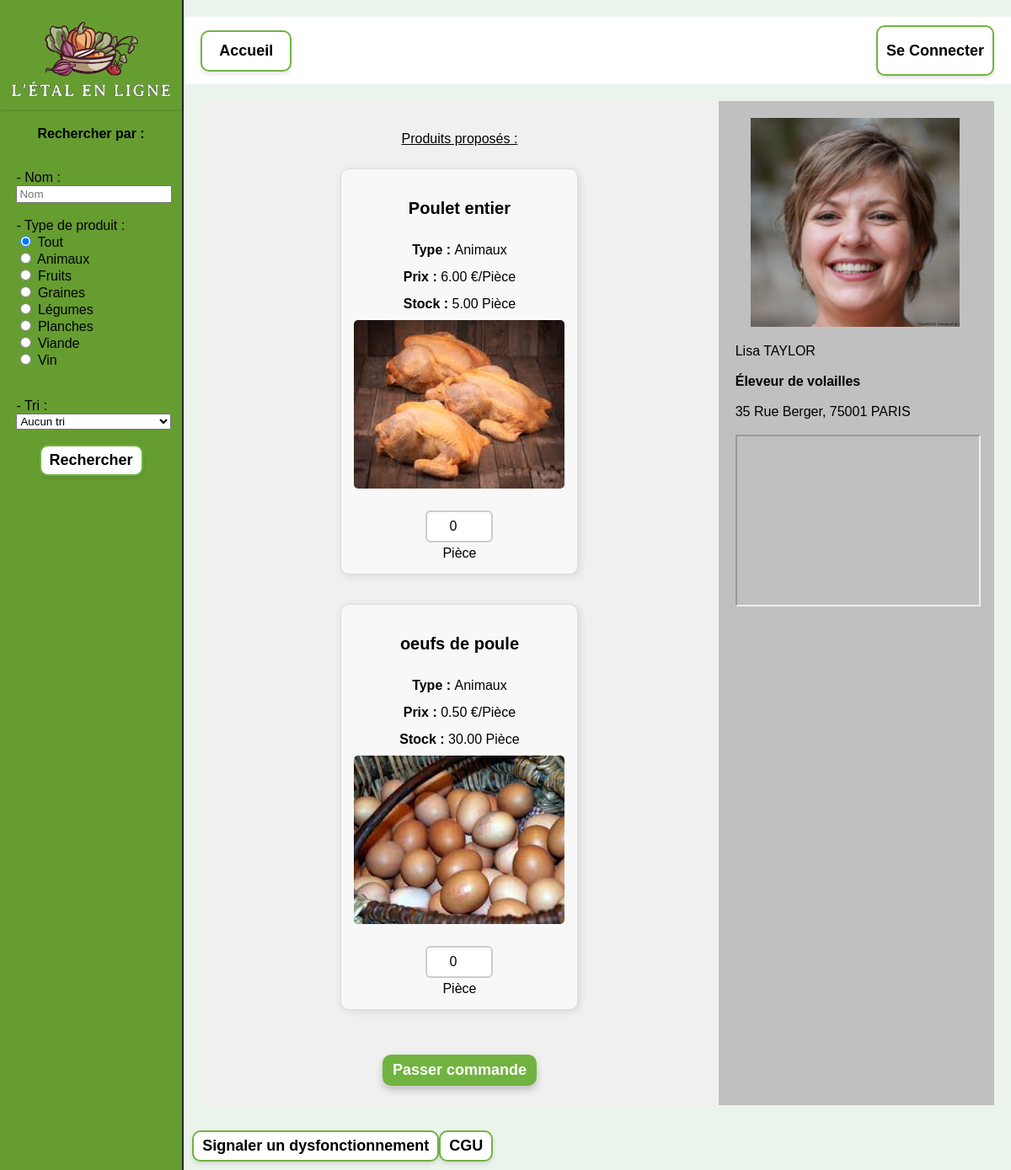
The app's page /producteur.php?Id_Prod=9 with its own data.
### tables this page shows
CREATE TABLE PRODUCTEUR(
   Id_Prod INT,
   Id_Uti INT NOT NULL,
   Prof_Prod VARCHAR(50),
   PRIMARY KEY(Id_Prod),
   UNIQUE(Id_Uti),
   FOREIGN KEY(Id_Uti) REFERENCES UTILISATEUR(Id_Uti)
);

CREATE TABLE UTILISATEUR(
   Id_Uti INT,
   Prenom_Uti VARCHAR(50) NOT NULL,
   Nom_Uti VARCHAR(50) NOT NULL,
   Mail_Uti VARCHAR(50) NOT NULL,
   Adr_Uti VARCHAR(200) NOT NULL,
   Pwd_Uti VARCHAR(50) NOT NULL,
   PRIMARY KEY(Id_Uti),
   UNIQUE(Mail_Uti)
);

### languages/language_fr.php (called while the page is built, shortened)
<?php
$htmlRechercherPar = "Rechercher par : ";
$htmlTri="- Tri : ";
$htmlRechercher="Rechercher";
$htmlAccueil="Accueil";
$htmlSeConnecter="Se Connecter";
$htmlSignalerDys="Signaler un dysfonctionnement";
$htmlCGU="CGU";
$htmlTiretNom="- Nom : ";
$htmlNom="Nom";
$htmlLégumes="Légumes";
$htmlAucunTri="Aucun tri";
$htmlProduitsProposesDeuxPoints="Produits proposés : ";
$htmlImgProducteur="Image producteur";
$htmlPasserCommande="Passer commande";
$htmlImageNonFournie = "Image non fournie";
$htmlMaxStock = "Stock max";
$htmlTout = "Tout";
$htmlAnimaux = "Animaux";
$htmlFruits = "Fruits";
$htmlGraines = "Graines";
$htmlPlanches = "Planches";
$htmlViande = "Viande";
$htmlVin = "Vin";
$typeProduitsTrad = [
    "Animaux" => "Animaux",
    "Fruits" => "Fruits",
    "Graines" => "Graines",
    "Légumes" => "Légumes",
    "Planches" => "Planches",
    "Viande" => "Viande",
    "Vin" => "Vin"
];
$htmlLeKilo = "le kilo";
$htmlLaPiece = "la pièce";
$htmlKg = "Kg";
$htmlL = "L";
$htmlM2 = "m²";
$htmlPiece = "Pièce";
$htmlPrix = "Prix : ";
$htmlTypeDeuxPoints = "Type : ";
$htmlStockDeuxPoints = "Stock : ";
?>

### producteur.php (the view, shortened to what this page needs)
<!DOCTYPE html>
<html lang="fr">
<head>
    <?php
    require "language.php";
    ?>
    <link rel="stylesheet" type="text/css" href="css/style_general.css">
    <link rel="stylesheet" type="text/css" href="css/popup.css">
</head>
<body>
    <?php
    function dbConnect()
    {
        $utilisateur = "inf2pj02";
        $serveur = "localhost";
        $motdepasse = "ahV4saerae";
        $basededonnees = "inf2pj_02";
        $bdd = new PDO("mysql:host=$serveur;dbname=$basededonnees;charset=utf8mb4", $utilisateur, $motdepasse, [
            PDO::ATTR_ERRMODE => PDO::ERRMODE_EXCEPTION
        ]);
        $bdd->exec("SET NAMES utf8mb4");
        return $bdd;
    }
    $Id_Prod = htmlspecialchars($_GET["Id_Prod"]);
    if (isset($_GET["filtreType"]) == true) {
        $filtreType = htmlspecialchars($_GET["filtreType"]);
    } else {
        $filtreType = "TOUT";
    }
    if (isset($_GET["tri"]) == true) {
        $tri = htmlspecialchars($_GET["tri"]);
    } else {
        $tri = "No";
    }
    if (isset($_GET["rechercheNom"]) == true) {
        $rechercheNom = htmlspecialchars($_GET["rechercheNom"]);
    } else {
        $rechercheNom = "";
    }
    ?>
    <div class="container">
        <div class="leftColumn">
            <img class="logo" href="index.php" src="img/logo.png">
            <div class="contenuBarre">
                <center>
                    <p><strong><?php echo $htmlRechercherPar; ?></strong></p>
                </center>
                <br>
                <form action="producteur.php" method="get">
                    <?php echo $htmlTiretNom; ?>
                    <input type="text" name="rechercheNom" value="<?php echo $rechercheNom ?>" placeholder="<?php echo $htmlNom; ?>">
                    <br>
                    <br>
                    - Type de produit :
                    <br>
                    <label>
                        <input type="radio" name="filtreType" value="TOUT" <?php if ($filtreType == "TOUT") echo 'checked="true"'; ?>> <?php echo $htmlTout; ?>
                    </label>
                    <br>
                    <label>
                        <input type="radio" name="filtreType" value="ANIMAUX" <?php if ($filtreType == "ANIMAUX") echo 'checked="true"'; ?>> <?php echo $htmlAnimaux; ?>
                    </label>
                    <br>
                    <label>
                        <input type="radio" name="filtreType" value="FRUITS" <?php if ($filtreType == "FRUITS") echo 'checked="true"'; ?>> <?php echo $htmlFruits; ?>
                    </label>
                    <br>
                    <label>
                        <input type="radio" name="filtreType" value="GRAINS" <?php if ($filtreType == "GRAINS") echo 'checked="true"'; ?>> <?php echo $htmlGraines; ?>
                    </label>
                    <br>
                    <label>
                        <input type="radio" name="filtreType" value="LÉGUMES" <?php if ($filtreType == "LÉGUMES") echo 'checked="true"'; ?>> <?php echo $htmlLégumes; ?>
                    </label>
                    <br>
                    <label>
                        <input type="radio" name="filtreType" value="PLANCHES" <?php if ($filtreType == "PLANCHES") echo 'checked="true"'; ?>> <?php echo $htmlPlanches; ?>
                    </label>
                    <br>
                    <label>
                        <input type="radio" name="filtreType" value="VIANDE" <?php if ($filtreType == "VIANDE") echo 'checked="true"'; ?>> <?php echo $htmlViande; ?>
                    </label>
                    <br>
                    <label>
                        <input type="radio" name="filtreType" value="VIN" <?php if ($filtreType == "VIN") echo 'checked="true"'; ?>> <?php echo $htmlVin; ?>
                    </label>
                    <br>
                    <br>
                    <br>
                    <?php echo $htmlTri; ?>
                    <select name="tri">
                        <option value="No" <?php if ($tri == "No") echo 'selected="selected"'; ?>><?php echo $htmlAucunTri; ?></option>
                    </select>
                    <br>
                    <br>
                    <center>
                        <input type="submit" value="<?php echo $htmlRechercher; ?>">
                    </center>
                </form>
                <br>
                <br>
            </div>
        </div>
        <div class="rightColumn">
            <div class="topBanner">
                <div class="divNavigation">
                    <a class="bontonDeNavigation" href="index.php"><?php echo $htmlAccueil ?></a>
                </div>
                <form method="post">
                    <input type="submit" value="<?php if (!isset($_SESSION['Mail_Uti'])) {;
                                                    echo ($htmlSeConnecter);
                                                } else {
                                                    echo '' . $_SESSION['Mail_Uti'] . '';
                                                } ?>" class="boutonDeConnection">
                </form>
            </div>
            <form method="get" action="insert_commande.php">
                <div class="content-container">
                    <div class="product">
                        <p>
                            <center><U><?php echo $htmlProduitsProposesDeuxPoints; ?></U></center>
                        </p>
                        <div class="gallery-container">
                            <?php
                            $bdd = dbConnect();
                            if ($filtreType == "TOUT") {
                                $query = 'SELECT Id_Produit, Id_Prod, Nom_Produit, Desc_Type_Produit, Prix_Produit_Unitaire, Nom_Unite_Prix, Qte_Produit FROM Produits_d_un_producteur  WHERE Id_Prod= :Id_Prod';
                            } else {
                                $query = 'SELECT Id_Produit, Id_Prod, Nom_Produit, Desc_Type_Produit, Prix_Produit_Unitaire, Nom_Unite_Prix, Qte_Produit FROM Produits_d_un_producteur  WHERE Id_Prod= :Id_Prod AND Desc_Type_Produit= :filtreType';
                            }
                            if ($tri == "No") {
                                $query = $query . ';';
                            } else if ($tri == "PrixAsc") {
                                $query = $query . ' ORDER BY Prix_Produit_Unitaire ASC;';
                            } else if ($tri == "PrixDesc") {
                                $query = $query . ' ORDER BY Prix_Produit_Unitaire DESC;';
                            } else if ($tri == "Alpha") {
                                $query = $query . ' ORDER BY Nom_Produit ASC;';
                            } else if ($tri == "AntiAlpha") {
                                $query = $query . ' ORDER BY Nom_Produit DESC;';
                            }
                            $queryGetProducts = $bdd->prepare(($query));
                            if ($filtreType == "TOUT") {
                                $queryGetProducts->bindParam(":Id_Prod", $Id_Prod, PDO::PARAM_STR);
                            } else {
                                $queryGetProducts->bindParam(":Id_Prod", $Id_Prod, PDO::PARAM_STR);
                                $queryGetProducts->bindParam(":filtreType", $filtreType, PDO::PARAM_STR);
                            }
                            $queryGetProducts->execute();
                            $returnQueryGetProducts = $queryGetProducts->fetchAll(PDO::FETCH_ASSOC);
                            $unitesTrad = [
                                "Kg" => $htmlKg,
                                "kg" => $htmlKg,
                                "Kilo" => $htmlLeKilo,
                                "Le kilo" => $htmlLeKilo,
                                "L" => $htmlL,
                                "l" => $htmlL,
                                "m²" => $htmlM2,
                                "M²" => $htmlM2,
                                "Pièce" => $htmlPiece,
                                "piece" => $htmlPiece,
                                "la pièce" => $htmlLaPiece,
                                "Piece" => $htmlPiece
                            ];
                            $i = 0;
                            if (count($returnQueryGetProducts) == 0) {
                                echo $htmlAucunProduitEnStock;
                            } else {
                                while ($i < count($returnQueryGetProducts)) {
                                    $Id_Produit = $returnQueryGetProducts[$i]["Id_Produit"];
                                    $nomProduit = $returnQueryGetProducts[$i]["Nom_Produit"];
                                    $typeProduit = trim($returnQueryGetProducts[$i]["Desc_Type_Produit"]);
                                    $prixProduit = $returnQueryGetProducts[$i]["Prix_Produit_Unitaire"];
                                    $QteProduit = $returnQueryGetProducts[$i]["Qte_Produit"];
                                    $unitePrixProduit = $returnQueryGetProducts[$i]["Nom_Unite_Prix"];
                                    $classStock = ($QteProduit == 0) ? ' out-of-stock' : '';
                                    $typeProduit = ucfirst(strtolower($typeProduit));
                                    $typeProduitTraduit = isset($typeProduitsTrad[$typeProduit]) ? $typeProduitsTrad[$typeProduit] : $typeProduit;
                                    $uniteTraduit = isset($unitesTrad[$unitePrixProduit]) ? $unitesTrad[$unitePrixProduit] : $unitePrixProduit;
                                    echo '<div class="squareProduct' . $classStock . '">';
                                    echo '<h3>' . $nomProduit . '</h3>';
                                    echo '<p><strong>' . $htmlTypeDeuxPoints . '</strong> ' . $typeProduitTraduit . '</p>';
                                    echo '<p><strong>' . $htmlPrix . '</strong> ' . $prixProduit . ' €/' . $uniteTraduit . '</p>';
                                    echo '<p><strong>' . $htmlStockDeuxPoints . '</strong> ' . $QteProduit . ' ' . $uniteTraduit . '</p>';
                                    echo '<img class="img-produit" src="img_produit/' . $Id_Produit  . '.png" alt="' . $htmlImageNonFournie . '" style="width: 100%; height: 85%;" ><br>';
                                    if ($QteProduit > 0) {
                                        echo '<input type="number" class="input-quantity" name="' . $Id_Produit . '" placeholder="' . $htmlMaxStock . ' ' . $QteProduit . '" max="' . $QteProduit . '" min="0" value="0"> ' . $uniteTraduit;
                                    } else {
                                        echo '<input type="number" class="input-quantity disabled" name="' . $Id_Produit . '" placeholder="0" disabled> ' . $uniteTraduit;
                                        echo '<p class="rupture-message">⚠ ' . $htmlProduitEnRupture . '</p>';
                                    }
                                    echo '</div>';
                                    $i++;
                                }
                            }
                            ?>
                        </div>
                        <div class="centrecemachinbordeldemerde">
                            <button type="submit"><?php echo $htmlPasserCommande; ?></button>
                        </div>
                    </div>
                    <div class="producteur">
                        <?php
                        $bdd = dbConnect();
                        $queryInfoProd = $bdd->prepare(('SELECT UTILISATEUR.Id_Uti, UTILISATEUR.Adr_Uti, Prenom_Uti, Nom_Uti, Prof_Prod FROM UTILISATEUR INNER JOIN PRODUCTEUR ON UTILISATEUR.Id_Uti = PRODUCTEUR.Id_Uti WHERE PRODUCTEUR.Id_Prod= :Id_Prod ;'));
                        $queryInfoProd->bindParam(":Id_Prod", $Id_Prod, PDO::PARAM_STR);
                        $queryInfoProd->execute();
                        $returnQueryInfoProd = $queryInfoProd->fetchAll(PDO::FETCH_ASSOC);
                        $address = $returnQueryInfoProd[0]["Adr_Uti"];
                        $nom = $returnQueryInfoProd[0]["Nom_Uti"];
                        $prenom = $returnQueryInfoProd[0]["Prenom_Uti"];
                        $profession = $returnQueryInfoProd[0]["Prof_Prod"];
                        ?>
                        <div class="info-container">
                            <div class="img-prod">
                                <img class="img-test" src="img_producteur/<?php echo $Id_Prod; ?>.png" alt="<?php echo $htmlImgProducteur; ?>" style="width: 99%; height: 99%;">
                            </div>
                            <div class="text-info">
                                <?php
                                echo '</br>' . $prenom . ' ' . strtoupper($nom) . '</br></br><strong>' . $profession . '</strong></br></br>' . $address . '</br></br>';
                                ?>
                            </div>
                        </div>
                        <?php
                        if (isset($address)) {
                            $address = str_replace(" ", "+", $address);
                        ?>
                            <iframe class="map-frame" src="https://maps.google.com/maps?&q=<?php echo $address; ?>&output=embed " width="100%" height="100%"></iframe>
                        <?php }
                        ?>
            </form>
        </div>
    </div>
    <div class="basDePage">
        <form method="post">
            <input type="submit" value="<?php echo $htmlSignalerDys ?>" class="lienPopup">
        </form>
        <form method="post">
            <input type="submit" value="<?php echo $htmlCGU ?>" class="lienPopup">
        </form>
    </div>
</body>

### records on screen
producteur: Id_Uti.Prenom_Uti "Lisa", Id_Uti.Nom_Uti "TAYLOR", Prof_Prod "Éleveur de volailles", Id_Uti.Adr_Uti "35 Rue Berger, 75001 PARIS"

### other values on screen
$htmlRechercherPar "Rechercher par :"
$htmlTiretNom "- Nom :"
$htmlTout "Tout"
$htmlAnimaux "Animaux"
$htmlFruits "Fruits"
$htmlGraines "Graines"
$htmlLégumes "Légumes"
$htmlPlanches "Planches"
$htmlViande "Viande"
$htmlVin "Vin"
$htmlTri "- Tri :"
$htmlAccueil "Accueil"
$htmlProduitsProposesDeuxPoints "Produits proposés :"
$nomProduit "Poulet entier"
$typeProduitTraduit "Animaux"
